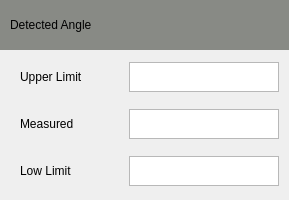
                   <widget class="QFrame" name="angle">
                    <property name="minimumSize">
                     <size>
                      <width>0</width>
                      <height>120</height>
                     </size>
                    </property>
                    <layout class="QVBoxLayout" name="verticalLayout_15">
                     <property name="spacing">
                      <number>0</number>
                     </property>
                     <property name="leftMargin">
                      <number>0</number>
                     </property>
                     <property name="topMargin">
                      <number>0</number>
                     </property>
                     <property name="rightMargin">
                      <number>0</number>
                     </property>
                     <property name="bottomMargin">
                      <number>0</number>
                     </property>
                     <item>
                      <widget class="QFrame" name="horizontalFrame">
                       <property name="minimumSize">
                        <size>
                         <width>0</width>
                         <height>50</height>
                        </size>
                       </property>
                       <property name="maximumSize">
                        <size>
                         <width>16777215</width>
                         <height>50</height>
                        </size>
                       </property>
                       <property name="styleSheet">
                        <string notr="true">background-color: rgb(136, 138, 133);</string>
                       </property>
                       <layout class="QHBoxLayout" name="horizontalLayout_21">
                        <property name="spacing">
                         <number>0</number>
                        </property>
                        <property name="leftMargin">
                         <number>10</number>
                        </property>
                        <property name="topMargin">
                         <number>0</number>
                        </property>
                        <property name="rightMargin">
                         <number>0</number>
                        </property>
                        <property name="bottomMargin">
                         <number>0</number>
                        </property>
                        <item>
                         <widget class="QLabel" name="label_15">
                          <property name="text">
                           <string>Detected Angle</string>
                          </property>
                         </widget>
                        </item>
                       </layout>
                      </widget>
                     </item>
                     <item>
                      <widget class="QFrame" name="verticalFrame">
                       <property name="minimumSize">
                        <size>
                         <width>0</width>
                         <height>150</height>
                        </size>
                       </property>
                       <layout class="QVBoxLayout" name="verticalLayout_20">
                        <property name="spacing">
                         <number>0</number>
                        </property>
                        <property name="leftMargin">
                         <number>0</number>
                        </property>
                        <property name="topMargin">
                         <number>0</number>
                        </property>
                        <property name="rightMargin">
                         <number>0</number>
                        </property>
                        <property name="bottomMargin">
                         <number>0</number>
                        </property>
                        <item>
                         <widget class="QFrame" name="horizontalFrame_2">
                          <property name="minimumSize">
                           <size>
                            <width>0</width>
                            <height>40</height>
                           </size>
                          </property>
                          <property name="maximumSize">
                           <size>
                            <width>16777215</width>
                            <height>40</height>
                           </size>
                          </property>
                          <layout class="QHBoxLayout" name="horizontalLayout_23">
                           <property name="leftMargin">
                            <number>20</number>
                           </property>
                           <property name="topMargin">
                            <number>0</number>
                           </property>
                           <property name="rightMargin">
                            <number>10</number>
                           </property>
                           <property name="bottomMargin">
                            <number>0</number>
                           </property>
                           <item>
                            <widget class="QLabel" name="label_18">
                             <property name="text">
                              <string>Upper Limit</string>
                             </property>
                            </widget>
                           </item>
                           <item>
                            <spacer name="horizontalSpacer_12">
                             <property name="orientation">
                              <enum>Qt::Horizontal</enum>
                             </property>
                             <property name="sizeHint" stdset="0">
                              <size>
                               <width>40</width>
                               <height>20</height>
                              </size>
                             </property>
                            </spacer>
                           </item>
                           <item>
                            <widget class="QTextEdit" name="tedit_UpperLimit_Angle_JC_2Dcode">
                             <property name="minimumSize">
                              <size>
                               <width>0</width>
                               <height>30</height>
                              </size>
                             </property>
                             <property name="maximumSize">
                              <size>
                               <width>150</width>
                               <height>30</height>
                              </size>
                             </property>
                            </widget>
                           </item>
                          </layout>
                         </widget>
                        </item>
                        <item>
                         <widget class="QWidget" name="verticalWidget" native="true">
                          <property name="maximumSize">
                           <size>
                            <width>16777215</width>
                            <height>40</height>
                           </size>
                          </property>
                          <layout class="QHBoxLayout" name="horizontalLayout_25">
                           <property name="leftMargin">
                            <number>20</number>
                           </property>
                           <property name="topMargin">
                            <number>0</number>
                           </property>
                           <property name="rightMargin">
                            <number>10</number>
                           </property>
                           <property name="bottomMargin">
                            <number>0</number>
                           </property>
                           <item>
                            <widget class="QLabel" name="label_19">
                             <property name="text">
                              <string>Measured  </string>
                             </property>
                            </widget>
                           </item>
                           <item>
                            <spacer name="horizontalSpacer_13">
                             <property name="orientation">
                              <enum>Qt::Horizontal</enum>
                             </property>
                             <property name="sizeHint" stdset="0">
                              <size>
                               <width>40</width>
                               <height>20</height>
                              </size>
                             </property>
                            </spacer>
                           </item>
                           <item>
                            <widget class="QTextEdit" name="tedit_Measured_Angle_JC_2Dcode">
                             <property name="minimumSize">
                              <size>
                               <width>0</width>
                               <height>30</height>
                              </size>
                             </property>
                             <property name="maximumSize">
                              <size>
                               <width>150</width>
                               <height>30</height>
                              </size>
                             </property>
                            </widget>
                           </item>
                          </layout>
                         </widget>
                        </item>
                        <item>
                         <widget class="QFrame" name="horizontalFrame">
                          <property name="minimumSize">
                           <size>
                            <width>0</width>
                            <height>40</height>
                           </size>
                          </property>
                          <property name="maximumSize">
                           <size>
                            <width>16777215</width>
                            <height>40</height>
                           </size>
                          </property>
                          <layout class="QHBoxLayout" name="horizontalLayout_22">
                           <property name="spacing">
                            <number>6</number>
                           </property>
                           <property name="leftMargin">
                            <number>20</number>
                           </property>
                           <property name="topMargin">
                            <number>0</number>
                           </property>
                           <property name="rightMargin">
                            <number>10</number>
                           </property>
                           <property name="bottomMargin">
                            <number>0</number>
                           </property>
                           <item>
                            <widget class="QLabel" name="label_21">
                             <property name="text">
                              <string>Low Limit</string>
                             </property>
                            </widget>
                           </item>
                           <item>
                            <spacer name="horizontalSpacer_14">
                             <property name="orientation">
                              <enum>Qt::Horizontal</enum>
                             </property>
                             <property name="sizeHint" stdset="0">
                              <size>
                               <width>40</width>
                               <height>20</height>
                              </size>
                             </property>
                            </spacer>
                           </item>
                           <item>
                            <widget class="QTextEdit" name="tedit_LowerLimit_Angle_JC_2Dcode">
                             <property name="minimumSize">
                              <size>
                               <width>30</width>
                               <height>0</height>
                              </size>
                             </property>
                             <property name="maximumSize">
                              <size>
                               <width>150</width>
                               <height>30</height>
                              </size>
                             </property>
                            </widget>
                           </item>
                          </layout>
                         </widget>
                        </item>
                       </layout>
                      </widget>
                     </item>
                    </layout>
                   </widget>
